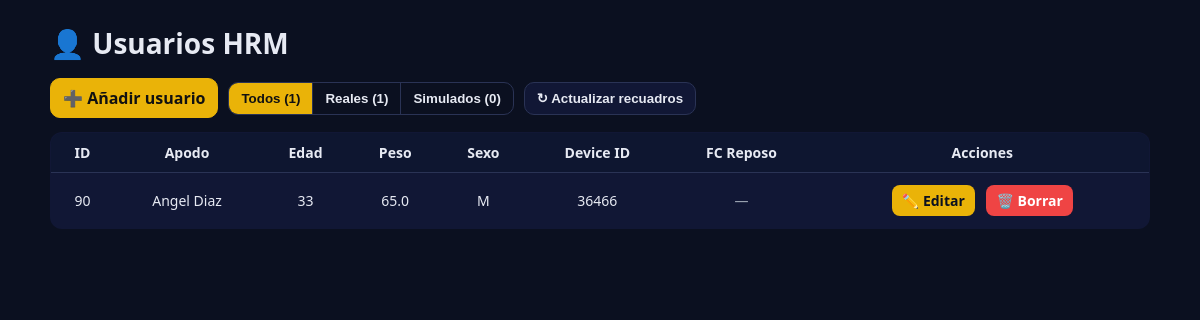
/users, run on an earlier commit of the app's database.
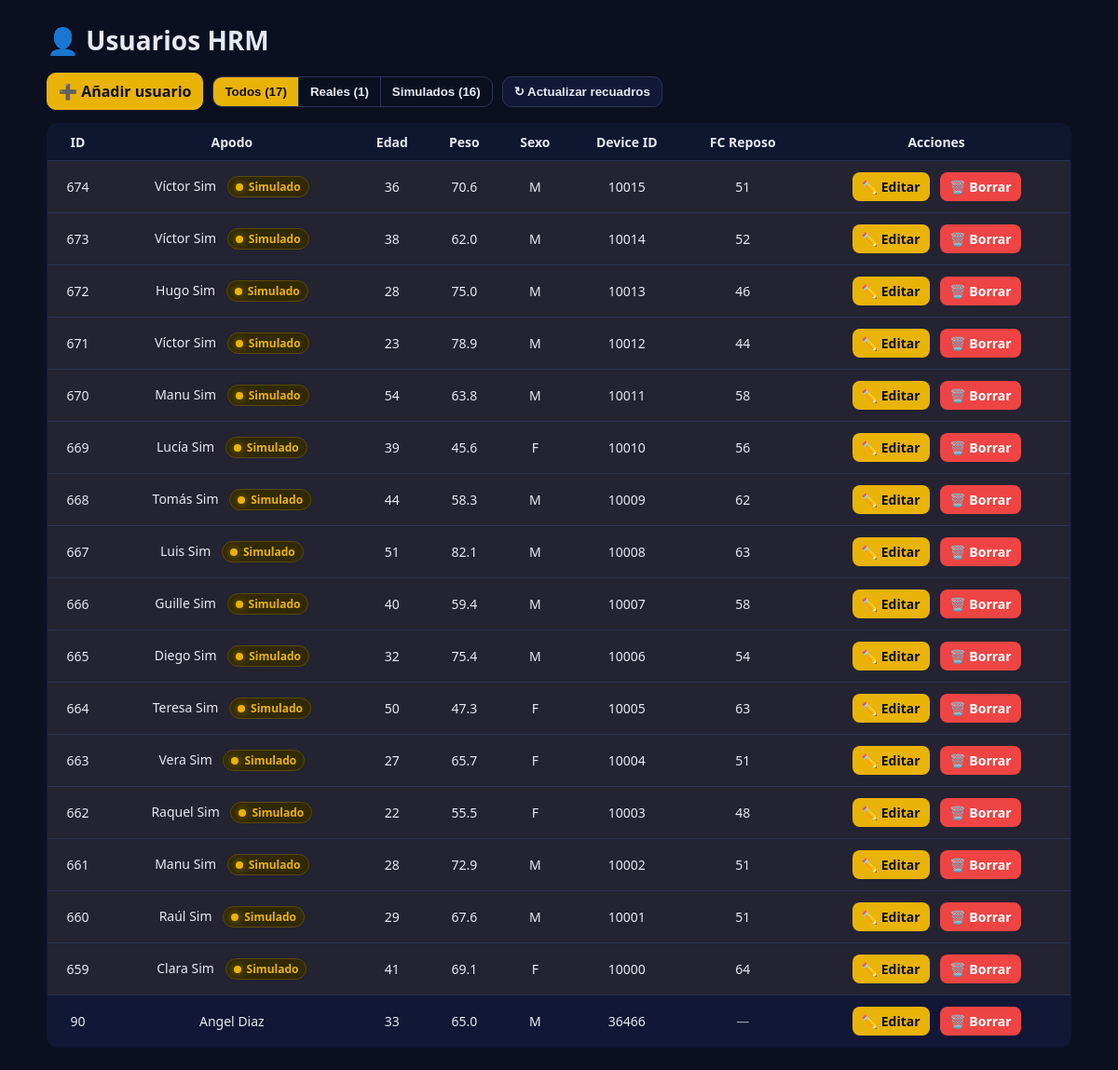
And on a later commit of the database.
### tables this page shows
CREATE TABLE users (
  id INTEGER PRIMARY KEY AUTOINCREMENT,
  nombre    TEXT NOT NULL,
  apellido  TEXT NOT NULL,
  apodo     TEXT NOT NULL,
  edad      INTEGER,
  peso      REAL,
  device_id INTEGER UNIQUE,
  sexo      TEXT,     -- 'M' o 'F'
  hr_rest   INTEGER,  -- FC en reposo (opcional)
  is_sim    INTEGER DEFAULT 0  -- 0=real, 1=simulado
, hr_max INTEGER);

### hr_server.py (the view)
@app.route("/users")
def users_list():
    users = db.list_users()
    return render_template("users.html", users=users)

### db.py (called while the page is built)
@contextmanager
def get_conn():
    DB_PATH.parent.mkdir(parents=True, exist_ok=True)
    conn = sqlite3.connect(DB_PATH)
    try:
        yield conn
    finally:
        conn.close()

def _ensure_schema():
    with get_conn() as conn:
        conn.execute(SCHEMA)
        cols = {r[1] for r in conn.execute("PRAGMA table_info(users)").fetchall()}
        if "sexo" not in cols:
            conn.execute("ALTER TABLE users ADD COLUMN sexo TEXT")
        if "hr_rest" not in cols:
            conn.execute("ALTER TABLE users ADD COLUMN hr_rest INTEGER")
        if "hr_max" not in cols:
            conn.execute("ALTER TABLE users ADD COLUMN hr_max INTEGER")
        if "is_sim" not in cols:
            conn.execute("ALTER TABLE users ADD COLUMN is_sim INTEGER DEFAULT 0")
        conn.commit()

def list_users():
    _ensure_schema()
    with get_conn() as conn:
        cur = conn.cursor()
        cur.execute("""
            SELECT id, nombre, apellido, apodo, edad, peso, device_id, sexo, hr_rest, hr_max, is_sim
            FROM users
            ORDER BY id DESC
        """)
        rows = cur.fetchall()
        return [row_to_dict(r) for r in rows]

def row_to_dict(r):
    return {
        "id":        r[0],
        "nombre":    r[1],
        "apellido":  r[2],
        "apodo":     r[3],
        "edad":      r[4],
        "peso":      r[5],
        "device_id": r[6],
        "sexo":      r[7],
        "hr_rest":   r[8],
        "hr_max":    r[9],
        "is_sim":    r[10],
    }

### templates/users.html (shortened to what this page needs)
<!doctype html>
<html lang="es">
<head>
</head>
<body>
  <div class="wrap">
    <h1>👤 Usuarios HRM</h1>
    <div class="toolbar">
      <a class="btn btn-accent" href="{{ url_for('add_user') }}">➕ Añadir usuario</a>
      <div class="filters" role="group" aria-label="Filtro de tipo de usuario">
        <button type="button" class="active" data-filter="all" id="btn-all">Todos (0)</button>
        <button type="button" data-filter="real" id="btn-real">Reales (0)</button>
        <button type="button" data-filter="sim" id="btn-sim">Simulados (0)</button>
      </div>
      <button class="btn" id="btn-refresh" title="Invalidar cachés /live y métricas">
        ↻ Actualizar recuadros
      </button>
    </div>
    <table id="tab">
      <thead>
        <tr>
          <th>ID</th>
          <th>Apodo</th>
          <th>Edad</th>
          <th>Peso</th>
          <th>Sexo</th>
          <th>Device ID</th>
          <th>FC Reposo</th>
          <th>Acciones</th>
        </tr>
      </thead>
      <tbody>
        {% for u in users %}
        <tr class="{{ 'sim' if u.is_sim else '' }}" data-is-sim="{{ 1 if u.is_sim else 0 }}">
          <td>{{ u.id }}</td>
          <td>
            {{ u.nombre }} {{ u.apellido }}
            {% if u.is_sim %}
              <span class="badge" title="Usuario simulado">
                <span class="dot"></span> Simulado
              </span>
            {% endif %}
          </td>
          <td class="{{ 'muted' if not u.edad }}">{{ u.edad or '—' }}</td>
          <td class="{{ 'muted' if not u.peso }}">{{ u.peso or '—' }}</td>
          <td class="{{ 'muted' if not u.sexo }}">{{ u.sexo or '—' }}</td>
          <td class="{{ 'muted' if not u.device_id }}">{{ u.device_id or '—' }}</td>
          <td class="{{ 'muted' if not u.hr_rest }}">{{ u.hr_rest or '—' }}</td>
          <td class="actions">
            <a href="{{ url_for('edit_user', user_id=u.id) }}">✏️ Editar</a>
            <a class="delete" href="{{ url_for('delete_user', user_id=u.id) }}"
               onclick="return confirm('¿Borrar usuario &quot;{{ u.apodo }}&quot;?')">🗑️ Borrar</a>
          </td>
        </tr>
        {% endfor %}
      </tbody>
    </table>
  </div>
</body>
</html>

### templates/users.html (style rules this page uses)
:root { --bg: #0b1020; --card: #111735; --text: #e7eaf3; --muted: #9aa3b2; --border: #2a3355; --accent: #eab308; --danger: #ef4444; --sim-row: rgba(234, 179, 8, 0.08); }
* { box-sizing: border-box; }
body { margin: 0; padding: 24px; font-family: ui-sans-serif, system-ui, -apple-system, Segoe UI, Roboto, Arial, "Noto Sans", sans-serif; background: var(--bg); color: var(--text); }
.wrap { max-width: 1100px; margin: 0 auto; }
h1 { margin: 0 0 16px; font-size: 28px; }
.toolbar { display: flex; gap: 10px; flex-wrap: wrap; align-items: center; margin-bottom: 14px; }
.btn { appearance: none; border: 1px solid var(--border); background: var(--card); color: var(--text); border-radius: 10px; padding: 8px 12px; font-weight: 700; cursor: pointer; text-decoration: none; display: inline-flex; align-items: center; gap: 8px; }
.btn-accent { background: var(--accent); color: #111; border-color: var(--accent); }
.filters { display: inline-flex; gap: 0; border: 1px solid var(--border); border-radius: 10px; overflow: hidden; }
.filters button { border: none; background: transparent; color: var(--text); padding: 8px 12px; font-weight: 800; cursor: pointer; }
.filters button + button { border-left: 1px solid var(--border); }
.filters button.active { background: var(--accent); color: #111; }
table { width: 100%; border-collapse: collapse; overflow: hidden; border: 1px solid var(--border); border-radius: 12px; background: var(--card); }
th, td { padding: 10px 12px; text-align: center; border-bottom: 1px solid var(--border); font-size: 14px; }
thead th { background: #0e1630; font-weight: 800; }
tbody tr:last-child td { border-bottom: none; }
tr.sim { background: var(--sim-row); }
.muted { color: var(--muted); }
.badge { display: inline-flex; align-items: center; gap: 6px; padding: 2px 8px; border-radius: 999px; font-size: 12px; font-weight: 800; background: #312a00; color: var(--accent); border: 1px solid #5b4a00; margin-left: 8px; }
.badge .dot { width: 8px; height: 8px; border-radius: 50%; background: var(--accent); box-shadow: 0 0 8px rgba(234, 179, 8, 0.6); }
.actions a { color: #0b1020; background: var(--accent); border-radius: 8px; padding: 6px 10px; text-decoration: none; font-weight: 800; display: inline-block; margin: 2px 4px; }
.actions a.delete { background: var(--danger); color: #fff; }

What changed in the data, as far as the page shows it:
added users: id "674", nombre "Víctor", apellido "Sim", is_sim 1 (drawn), edad "36", peso "70.6", sexo "M", device "10015", hr_rest "51"
added users: id "673", nombre "Víctor", apellido "Sim", is_sim 1 (drawn), edad "38", peso "62.0", sexo "M", device "10014", hr_rest "52"
added users: id "672", nombre "Hugo", apellido "Sim", is_sim 1 (drawn), edad "28", peso "75.0", sexo "M", device "10013", hr_rest "46"
added users: id "671", nombre "Víctor", apellido "Sim", is_sim 1 (drawn), edad "23", peso "78.9", sexo "M", device "10012", hr_rest "44"
added users: id "670", nombre "Manu", apellido "Sim", is_sim 1 (drawn), edad "54", peso "63.8", sexo "M", device "10011", hr_rest "58"
added users: id "669", nombre "Lucía", apellido "Sim", is_sim 1 (drawn), edad "39", peso "45.6", sexo "F", device "10010", hr_rest "56"
added users: id "668", nombre "Tomás", apellido "Sim", is_sim 1 (drawn), edad "44", peso "58.3", sexo "M", device "10009", hr_rest "62"
added users: id "667", nombre "Luis", apellido "Sim", is_sim 1 (drawn), edad "51", peso "82.1", sexo "M", device "10008", hr_rest "63"
added users: id "666", nombre "Guille", apellido "Sim", is_sim 1 (drawn), edad "40", peso "59.4", sexo "M", device "10007", hr_rest "58"
added users: id "665", nombre "Diego", apellido "Sim", is_sim 1 (drawn), edad "32", peso "75.4", sexo "M", device "10006", hr_rest "54"
added users: id "664", nombre "Teresa", apellido "Sim", is_sim 1 (drawn), edad "50", peso "47.3", sexo "F", device "10005", hr_rest "63"
added users: id "663", nombre "Vera", apellido "Sim", is_sim 1 (drawn), edad "27", peso "65.7", sexo "F", device "10004", hr_rest "51"
added users: id "662", nombre "Raquel", apellido "Sim", is_sim 1 (drawn), edad "22", peso "55.5", sexo "F", device "10003", hr_rest "48"
added users: id "661", nombre "Manu", apellido "Sim", is_sim 1 (drawn), edad "28", peso "72.9", sexo "M", device "10002", hr_rest "51"
added users: id "660", nombre "Raúl", apellido "Sim", is_sim 1 (drawn), edad "29", peso "67.6", sexo "M", device "10001", hr_rest "51"
added users: id "659", nombre "Clara", apellido "Sim", is_sim 1 (drawn), edad "41", peso "69.1", sexo "F", device "10000", hr_rest "64"
Also different on the page:
text written by a page script: "Todos (1)" → "Todos (17)"
text written by a page script: "Simulados (0)" → "Simulados (16)"
